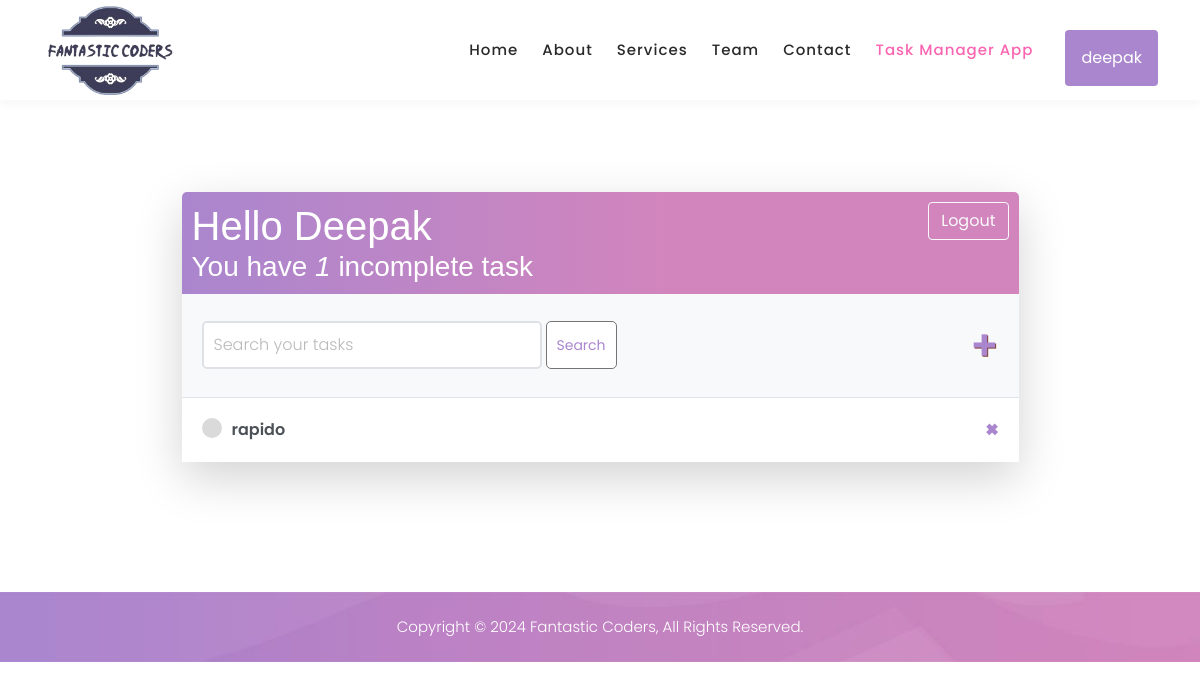
Before: /tasks/ (signed in) with the older database file.
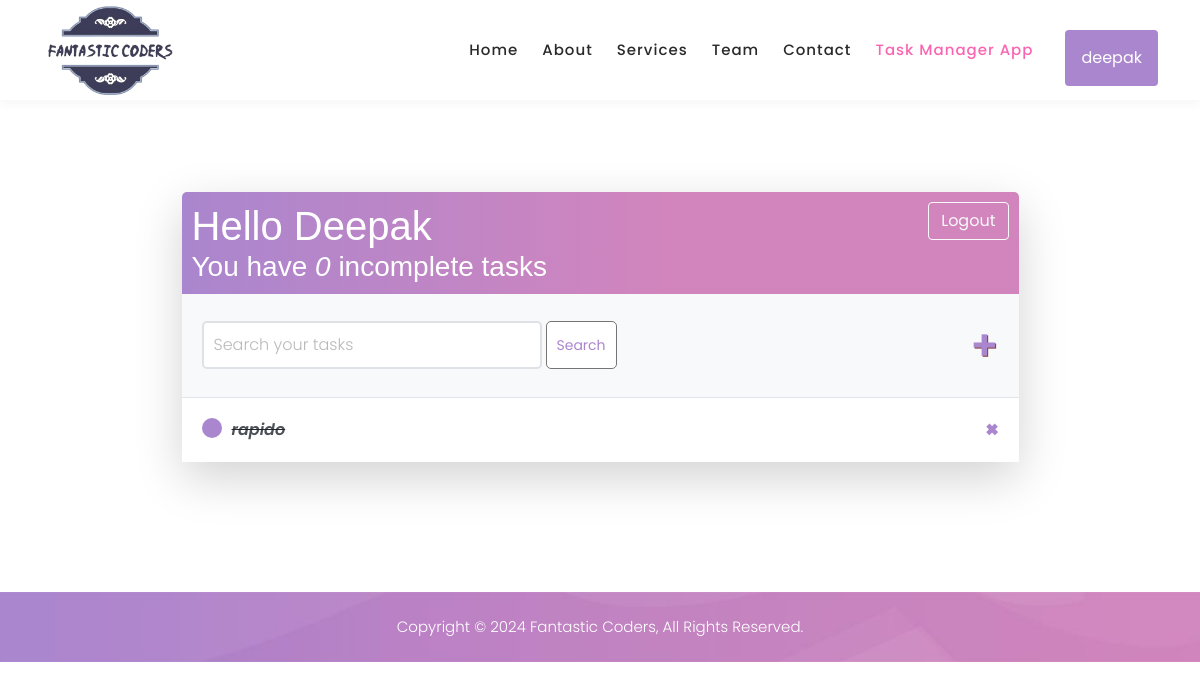
After: the same page with the newer database file.
### base/models.py (models this page shows)
class Task(models.Model):
    user = models.ForeignKey(User, on_delete=models.CASCADE, null=True, blank=True)
    title = models.CharField(max_length=200)
    description = models.TextField(null=True, blank=True)
    complete = models.BooleanField(default=False)
    created = models.DateTimeField(auto_now_add=True)
    def __str__(self):
        return self.title
    class Meta:
        order_with_respect_to = 'user'

### base/views.py (the view)
# urls.py: path('tasks/',TaskList.as_view(), name="tasks"),
class TaskList(LoginRequiredMixin, ListView):
    model=Task
    context_object_name='tasks'
    def get_context_data(self, **kwargs):
        context = super().get_context_data(**kwargs)
        context['tasks'] = context['tasks'].filter(user=self.request.user)
        context['count'] = context['tasks'].filter(complete=False).count()
        search_input = self.request.GET.get('search-area') or ''
        if search_input:
            context['tasks'] = context['tasks'].filter(
                title__contains=search_input)
        context['search_input'] = search_input
        return context

### base/templates/base/task_list.html (shortened to what this page needs)
{% extends 'base/base.html' %}
{% block content %}
<div class="container-fluid pt-5">
    <div class="container mt-5 pt-5">
      <div class="w-75 mt-5 mx-auto shadow-lg mb-5 bg-light rounded">
        <div class="header-bar">
            <div>
                <h1>Hello {{request.user|title}}</h1>
                <h3 class="m-0">You have <i>{{count}}</i> incomplete task{{ count|pluralize:"s" }}</h3>
            </div>
            {% if request.user.is_authenticated %}
            <form action="{% url 'logout' %}" method="post">
                <button type="submit" class="btn btn-outline-light">Logout</button>
            </form>
            {% else %}
            <a href="{% url 'login' %}">Login</a>
            {% endif %}
        </div>
        <div id="search-add-wrapper">
            <form action="" method="GET" class="d-flex justify-content-around gap-1">
                <input placeholder="Search your tasks" class="border border-2"  type="text" name="search-area" value="{{search_input}}">
                <input class="custom-button " type="submit" value="Search">
            </form>
            <a id="add-link" href="{% url 'task-create' %}">&#x2b;</a>
        </div>
        <div class="task-items-wrapper">
            {% for task in tasks %}
            <div class="task-wrapper">
                {% if task.complete %}
                <div class="task-title">
                    <div class="task-complete-icon"></div>
                    <i><s><a href="{% url 'task-update' task.id %}">{{task}}</a></s></i>
                </div>
                <a class="delete-link" href="{% url 'task-delete' task.id %}">&#215;</a>
                {% else %}
                <div class="task-title">
                    <div class="task-incomplete-icon"></div>
                    <a href="{% url 'task-update' task.id %}">{{task}}</a>
                </div>
                <a class="delete-link" href="{% url 'task-delete' task.id %}">&#215;</a>
                {% endif %}
            </div>
            {% empty %}
            <h3>No data found from list</h3>
            {% endfor %}
        </div>
      </div>
    </div>
</div>
{% endblock content %}

### base/templates/base/base.html (shortened to what this page needs)
{% load static %}
<!DOCTYPE html>
<html lang="en">
<head>
    <link href="../../static/vendor/bootstrap/css/bootstrap.min.css" rel="stylesheet">
    <link rel="stylesheet" href="../../static/assets/css/styles.css">
    <link rel="stylesheet" href="../../static/assets/css/animated.css">
    <link rel="stylesheet" href="../../static/assets/css/owl.css">
</head>
<body>
    <header class="header-area header-sticky fixed-top wow slideInDown" data-wow-duration="0.75s" data-wow-delay="0s">
        <div class="container">
            <div class="row">
                <div class="col-12">
                    <nav class="main-nav">
                        <a href="/" class="logo">
                            <img src="../../static/assets/images/fantastic2-removebg-preview.png" height="100px" alt="">
                        </a>
                        <ul class="nav">
                            <li class="scroll-to-section"><a href="/" class="">Home</a></li>
                            <li class="scroll-to-section"><a href="{% url 'about' %}">About</a></li>
                            <li class="scroll-to-section"><a href="{% url 'services' %}">Services</a></li>
                            <li class="scroll-to-section"><a href="{% url 'team' %}">Team</a></li>
                            <li class="scroll-to-section"><a href="{% url 'contact' %}">Contact</a></li>
                            <li class="scroll-to-section">
                                <div><a href="{% url 'tasks' %}">Task Manager App</a></div>
                            </li>
                            {% if request.user.is_authenticated %}
                            <li>
                                <div class="dropdown navbar-link">
                                    <button class="dropbtn rounded">{{request.user.username}}</button>
                                </div>
                            </li>
                            {% endif %}
                        </ul>
                    </nav>
                </div>
            </div>
        </div>
    </header>
    {% block content %} {% endblock content %}
    <footer>
        <div class="container">
            <div class="row">
                <div class="col-lg-12">
                    <p>Copyright © 2024 Fantastic Coders, All Rights Reserved.
                    </p>
                </div>
            </div>
        </div>
    </footer>
</body>
</html>

### base/static/assets/css/styles.css (style rules this page uses)
html, body, div, span, applet, object, iframe, h1, h2, h3, h4, h5, h6, p, blockquote, div pre, a, abbr, acronym, address, big, cite, code, del, dfn, em, font, img, ins, kbd, q, s, samp, small, strike, strong, sub, sup, tt, var, b, u, i, center, dl, dt, dd, ol, ul, li, figure, header, nav, section, article, aside, footer, figcaption { margin: 0; padding: 0; border: 0; outline: 0; }
ul, li { padding: 0; margin: 0; list-style: none; }
header, nav, section, article, aside, footer, hgroup { display: block; }
* { box-sizing: border-box; }
html, body { font-family: 'Poppins', sans-serif; font-weight: 400; background-color: #fff; -ms-text-size-adjust: 100%; -webkit-font-smoothing: antialiased; -moz-osx-font-smoothing: grayscale; }
a { text-decoration: none !important; }
h1, h2, h3, h4, h5, h6 { margin-top: 0px; margin-bottom: 0px; }
ul { margin-bottom: 0px; }
p { font-size: 15px; line-height: 30px; font-weight: 300; color: #afafaf; }
img { width: 100%; overflow: hidden; }
html, body { background: #fff; font-family: 'Poppins', sans-serif; }
.header-area { background-color: #fff; box-shadow: 0px 5px 8px rgba(0,0,0,0.03); position: absolute; left: 0px; right: 0px; z-index: 100; height: 100px; -webkit-transition: all .5s ease 0s; -moz-transition: all .5s ease 0s; -o-transition: all .5s ease 0s; transition: all .5s ease 0s; }
.header-area .main-nav { min-height: 80px; background: transparent; }
.header-area .main-nav .logo { float: left; -webkit-transition: all 0.3s ease 0s; -moz-transition: all 0.3s ease 0s; -o-transition: all 0.3s ease 0s; transition: all 0.3s ease 0s; }
.header-area .main-nav .logo { line-height: 100px; float: left; -webkit-transition: all 0.3s ease 0s; -moz-transition: all 0.3s ease 0s; -o-transition: all 0.3s ease 0s; transition: all 0.3s ease 0s; }
.header-area .main-nav .nav { float: right; margin-top: 30px; margin-right: 0px; background-color: transparent; -webkit-transition: all 0.3s ease 0s; -moz-transition: all 0.3s ease 0s; -o-transition: all 0.3s ease 0s; transition: all 0.3s ease 0s; position: relative; z-index: 999; }
.header-area .main-nav .nav li { padding-left: 20px; padding-right: 20px; }
.header-area .main-nav .nav li:last-child { padding-right: 0px; padding-left: 40px; }
.header-area .main-nav .nav li a { display: block; font-weight: 500; font-size: 15px; color: #2a2a2a; text-transform: capitalize; -webkit-transition: all 0.3s ease 0s; -moz-transition: all 0.3s ease 0s; -o-transition: all 0.3s ease 0s; transition: all 0.3s ease 0s; height: 40px; line-height: 40px; border: transparent; letter-spacing: 1px; }
.header-area .main-nav .nav li:hover a, .header-area .main-nav .nav li a.active { color: #fa65b1!important; }
.header-area.header-sticky { min-height: 80px; }
.header-area .nav { margin-top: 30px; }
.header-area.header-sticky .nav li a.active { color: #fa65b1; }
@media (max-width: 1200px) { .header-area .main-nav .nav li { padding-left: 12px; padding-right: 12px; } }
@media (max-width: 1200px) { .header-area .main-nav:before { display: none; } }
@media (min-width: 767px) { .header-area .main-nav .nav { display: flex !important; } }
footer { background-image: url(../images/footer-bg.jpg); background-position: center center; background-repeat: no-repeat; background-size: cover; margin-top: 130px; }
footer p { text-align: center; margin: 20px 0px; color: #fff; }
@media (max-width: 1200px) { .header-area .main-nav .nav li:last-child { padding-left: 20px; } }

Changed rows visible on the page:
changed Task "rapido": complete False → True (drawn)
Other visible differences:
{{ count }}: "1" → "0"
